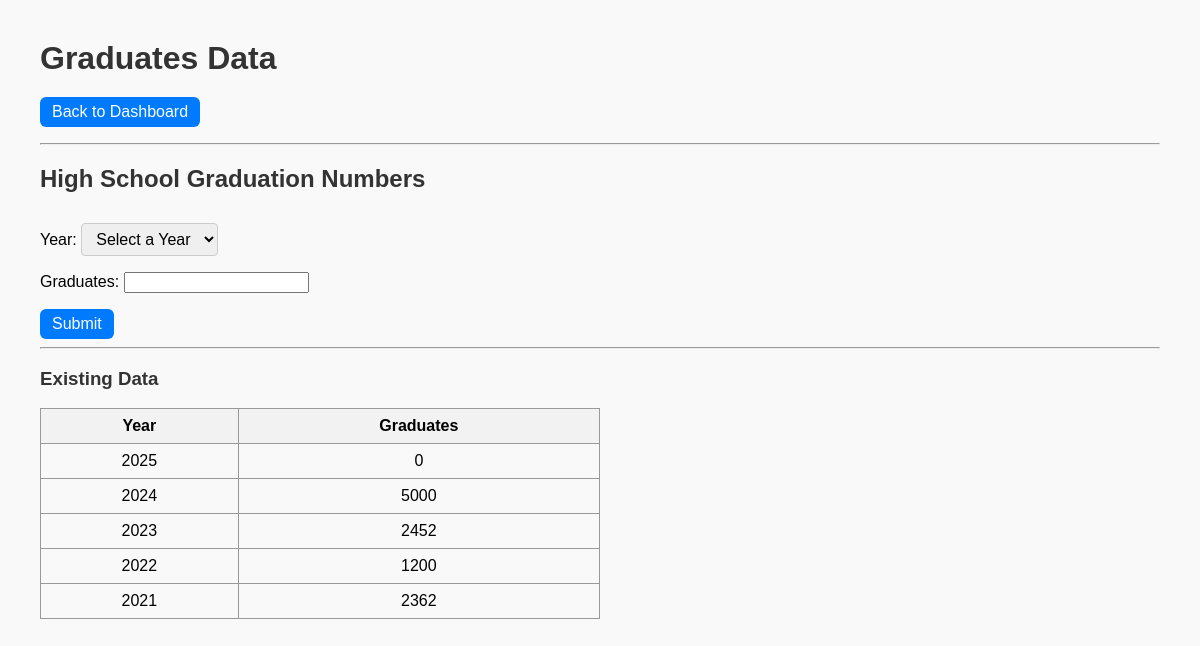
The page /graduates/ on the database its author committed.
### main/models.py (models this page shows, shortened)
class GraduationData(models.Model):
    year = models.IntegerField(unique=True)
    graduates = models.IntegerField()

### main/views.py (the view)
# urls.py: path('graduates/', views.graduate_data, name='graduates'),
def graduate_data(request):
    error = None
    GRADUATE_PASSWORD = getattr(settings, 'GRADUATE_PASSWORD', 'grad123')
    current_year = datetime.now().year
    for year in range(2021, current_year + 1):
        GraduationData.objects.get_or_create(year=year, defaults={'graduates': 0})
    if request.method == 'POST':
        password = request.POST.get('graduate_password', '').strip()
        if password != GRADUATE_PASSWORD:
            error = "Invalid password."
            form = GraduationForm(request.POST)  # keeps the values user typed
        else:
            form = GraduationForm(request.POST)
            if form.is_valid():
                year = form.cleaned_data['year']
                graduates = form.cleaned_data['graduates']
                GraduationData.objects.update_or_create(
                    year=year,
                    defaults={'graduates': graduates}
                )
                return redirect('graduates')
    else:
        form = GraduationForm()
    data = GraduationData.objects.all().order_by('-year')
    return render(request, "graduates.html", {
        'form': form,
        'data': data,
        'error': error
    })

### main/forms.py (shortened to what this page needs)
class GraduationForm(forms.ModelForm):
    current_year = datetime.now().year
    YEAR_CHOICES = [("", "Select a Year")] + [
        (y, str(y)) for y in range(current_year, 2020, -1)
    ]
    year = forms.ChoiceField(
        choices=YEAR_CHOICES,
        label="Year",
        required=True,
        widget=forms.Select(attrs={'class': 'form-select'})
    )
    class Meta:
        model = GraduationData
        fields = ['year', 'graduates']

### main/context_processors.py (called while the page is built)
def add_prefix(request):
    return {"URL_PREFIX": settings.URL_PREFIX}

### main/templates/graduates.html (shortened to what this page needs)
{% load static %}
<!DOCTYPE html>
<html>
<head>
    <link rel="stylesheet" href="{% static 'style.css' %}">
</head>
<body>
    <h1>Graduates Data</h1>
    <p>
        <a href="{% if URL_PREFIX %}/{{ URL_PREFIX }}/{% else %}/{% endif %}"><button>Back to Dashboard</button></a>
    </p>
    <hr>
    <h2>High School Graduation Numbers</h2>
    <form method="POST" onsubmit="promptGraduatePassword(event)">
        {{ form.as_p }}
        <button type="submit">Submit</button>
    </form>
    <hr>
    <h3>Existing Data</h3>
    <table>
        <tr>
            <th>Year</th>
            <th>Graduates</th>
        </tr>
        {% for entry in data %}
            <tr>
                <td>{{ entry.year }}</td>
                <td>{{ entry.graduates }}</td>
            </tr>
        {% empty %}
            <tr>
                <td colspan="2">No data yet.</td>
            </tr>
        {% endfor %}
    </table>
</body>
</html>

### main/static/style.css (style rules this page uses)
body { font-family: Arial, sans-serif; margin: 40px; background-color: #f9f9f9; }
h1 { margin-bottom: 20px; color: #222; }
button { padding: 8px 16px; cursor: pointer; border: none; border-radius: 4px; background-color: #007BFF; color: white; font-size: 16px; transition: background-color 0.2s ease; }
select { padding: 6px 10px; font-size: 16px; border-radius: 4px; border: 1px solid #ccc; margin-top: 10px; }
a { text-decoration: none; }

### main/templates/graduates.html (style rules this page uses)
input[type=number] { -moz-appearance: textfield; }
table { border-collapse: collapse; width: 50%; margin-top: 10px; }
th, td { border: 1px solid #999; padding: 8px; text-align: center; }
th { background-color: #f2f2f2; }
button { padding: 6px 12px; border-radius: 6px; border: none; background-color: #007BFF; color: white; cursor: pointer; }
h1, h2, h3 { color: #333; }

### rows shown on the page
GraduationData: year "2025", graduates "0"
GraduationData: year "2024", graduates "5000"
GraduationData: year "2023", graduates "2452"
GraduationData: year "2022", graduates "1200"
GraduationData: year "2021", graduates "2362"
